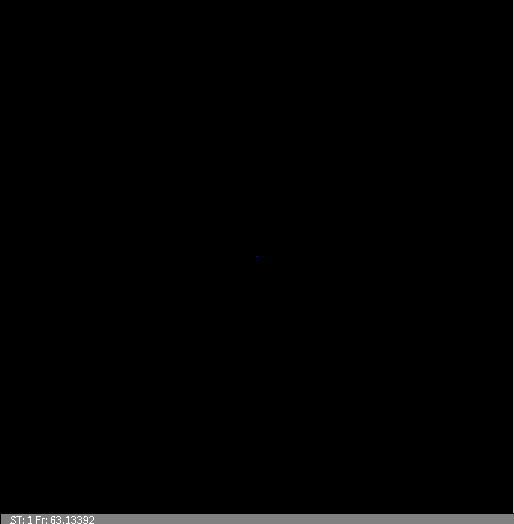
Frame 1 (no input)
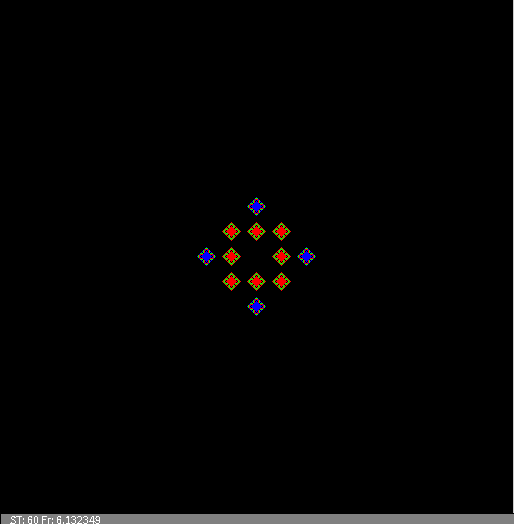
Frame 60 (the mouse pressed at the canvas centre just before this capture)
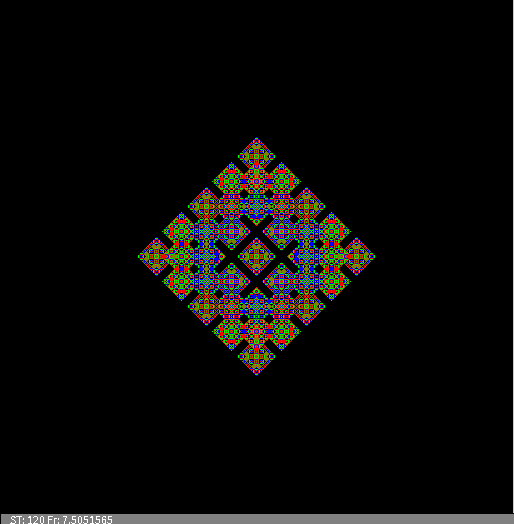
Frame 120 (the mouse held since frame 60 and released just before this capture)

The Processing sketch that drew these frames (run headless with seeded random() and noise(); from frame 60 on, the mouse is pressed at the canvas centre):

// Processing sketch: automat_wzrost2Dv1
// ── automat_wzrost2Dv1.pde
//Dwuwymiarowy, DETERMINISTYCZNY automat komórkowy - reguła "ZSUMUJ Z SĄSIADAMI I WEŹ MODULO". Sync.
//Zasiewanie tablicy na początku z zadaną gęstością lub pojedynczą komórką
//-////////////////////////////////////////////////////////////////////////////////////////////////////////////////
int WorldSize=513; //Ile chcemy elementów w linii?
int Div=5;
int[][] WorldOld=new int[WorldSize][WorldSize]; //Tworzenie tablic - w Processingu zawsze za pomocą alokacji
int[][] WorldNew=new int[WorldSize][WorldSize];
float IDens=0.0; //Początkowa gęstość w tablicy

void setup()
{
  size(514,524);    //Okno nie kwadratowe bo napis
  noSmooth();
  if(IDens>0)
  {
   for(int i=0;i<WorldOld.length;i++) //Zasiewanie tablicy
    for(int j=0;j<WorldOld.length;j++) 
    if(random(1.0)<IDens)
      WorldOld[i][j]=int(random(3));
  }
  else
  {
    WorldOld[WorldSize/2][WorldSize/2]=1;
  }
  frameRate(20);
}


int t=0;
void draw()
{  
  for(int i=0;i<WorldOld.length;i++) //Wizualizacja czyli "rysowanie na ekranie" 
  for(int j=0;j<WorldOld.length;j++) 
  {
    switch(WorldOld[i][j]){ //Instrukcja wyboru pozwala nam wybrać dowolny kolor w zależności od liczby w komórce
    case 3:stroke(128,128,0);break;
    case 2:stroke(255,0,0);break;
    case 1:stroke(0,0,255);break;
    case 0:stroke(0,0,0);break;
    default: stroke(0,255,0); //To się pojawiać nie powinno
    break;
    }
    
    point(i,j);
  }
  
  for(int i=0;i<WorldOld.length;i++) //Zmiana stanu automatu
  {
       //Reguła - "ZSUMUJ Z SĄSIADAMI I WEŹ MODULO"
       //Zamiast ignorować brzegi można zrobić liczenie indeksów sąsiadów z zawijaniem dzięki reszcie z dzielenia
       int right = (i+1) % WorldSize;      
       //int morer = (i+2) % WorldSize;     
       int left  = (WorldSize+i-1) % WorldSize;
       //int morel = (WorldSize+i-2) % WorldSize;
       
       for(int j=0;j<WorldOld.length;j++) 
       {
       int dw=(j+1) % WorldSize;   
       int up=(WorldSize+j-1) % WorldSize;
       int ile = WorldOld[i][j]
               +WorldOld[left][j]
               +WorldOld[right][j]
               +WorldOld[i][up]
               +WorldOld[i][dw]              
               ; //suma pięciu brana potem modulo 3
    
       WorldNew[i][j]=ile % Div; //Nowy stan zapisujemy na drugą tablicę
       }
   }
   
   //Zamiana tablic
   int[][] WorldTmp=WorldOld;
   WorldOld=WorldNew;
   WorldNew=WorldTmp;
   
   t++; //Kolejne pokolenie/krok/rok
   fill(128);
   rect(0,WorldSize,width,height-WorldSize); //Czyszczący prostokąt
   fill(255);
   text("ST: "+t+" Fr: "+frameRate,10,height);
}

//-////////////////////////////////////////////////////////////////////////////////
// Autor: Wojciech T. Borkowski
// Materiały do podręcznika "Processing w edukacji i symulacji
// https://github.com/borkowsk/sym4processing/tree/master/ProcessingWEdukacji
//-////////////////////////////////////////////////////////////////////////////////
